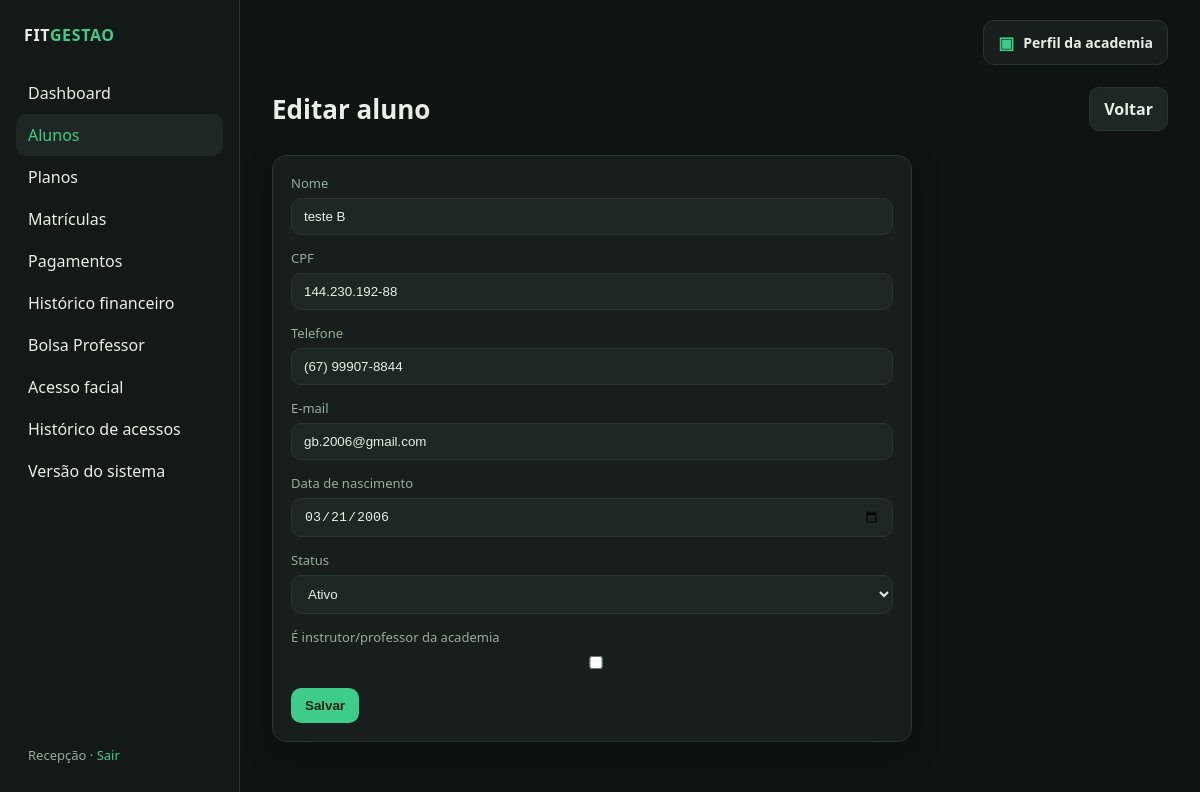
The page /alunos/1/editar (signed in) on the database its author committed.
### app/models.py (models this page shows)
class User(UserMixin, db.Model):
    id = db.Column(db.Integer, primary_key=True)
    username = db.Column(db.String(80), unique=True, nullable=False)
    name = db.Column(db.String(120), nullable=False)
    password_hash = db.Column(db.String(255), nullable=False)
    payments = db.relationship("Payment", backref="registered_by", lazy=True)

class Student(db.Model):
    id = db.Column(db.Integer, primary_key=True)
    name = db.Column(db.String(120), nullable=False)
    document = db.Column(db.String(20), unique=True, nullable=False)
    phone = db.Column(db.String(30), nullable=True)
    email = db.Column(db.String(120), nullable=True)
    birth_date = db.Column(db.Date, nullable=True)
    status = db.Column(db.String(20), nullable=False, default="ativo")
    is_instructor = db.Column(db.Boolean, nullable=False, default=False)
    controlid_user_id = db.Column(db.Integer, unique=True, nullable=True)
    face_registered = db.Column(db.Boolean, nullable=False, default=False)
    created_at = db.Column(db.DateTime, server_default=db.func.now())
    enrollments = db.relationship(
        "Enrollment", backref="student", lazy=True, order_by="Enrollment.start_date.desc()"
    )

### app/routes/students.py (the view, shortened to what this page needs)
@bp.route("/<int:student_id>/editar", methods=["GET", "POST"])
@login_required
def edit(student_id):
    student = Student.query.get_or_404(student_id)
    form = StudentForm(obj=student)
    return render_template(
        "students/form.html", form=form, title="Editar aluno", student=student
    )

### app/forms.py
class StudentForm(FlaskForm):
    name = StringField("Nome", validators=[DataRequired(), Length(max=120)])
    document = StringField("CPF", validators=[DataRequired(), Length(max=20)])
    phone = StringField("Telefone", validators=[Optional(), Length(max=30)])
    email = StringField("E-mail", validators=[Optional(), Email(), Length(max=120)])
    birth_date = DateField("Data de nascimento", validators=[Optional()])
    status = SelectField(
        "Status",
        choices=[("ativo", "Ativo"), ("inativo", "Inativo")],
        default="ativo",
    )
    is_instructor = BooleanField("É instrutor/professor da academia")

### app/templates/students/form.html (shortened to what this page needs)
{% extends "base.html" %}
{% block content %}
<div class="topbar">
  <h1>{{ title }}</h1>
  <a class="btn secondary" href="{{ url_for('students.list_students') }}">Voltar</a>
</div>
<div class="card" style="max-width:640px">
  <form method="post">
    {% for field in [form.name, form.document, form.phone, form.email, form.birth_date, form.status, form.is_instructor] %}
    <div class="field">
      {{ field.label }}
      {{ field() }}
    </div>
    {% endfor %}
    <button class="btn" type="submit">Salvar</button>
  </form>
</div>
{% endblock %}

### app/templates/base.html (shortened to what this page needs)
<!doctype html>
<html lang="pt-BR">
<head>
  <link rel="stylesheet" href="{{ url_for('static', filename='css/style.css') }}">
</head>
<body>
<div class="layout">
  <aside class="sidebar">
    <p class="brand">FIT<span>GESTAO</span></p>
    <nav class="nav">
      <a href="{{ url_for('dashboard.index') }}" class="{{ 'active' if request.endpoint == 'dashboard.index' }}">Dashboard</a>
      <a href="{{ url_for('students.list_students') }}" class="{{ 'active' if request.endpoint and request.endpoint.startswith('students.') }}">Alunos</a>
      <a href="{{ url_for('plans.list_plans') }}" class="{{ 'active' if request.endpoint and request.endpoint.startswith('plans.') }}">Planos</a>
      <a href="{{ url_for('enrollments.list_enrollments') }}" class="{{ 'active' if request.endpoint and request.endpoint.startswith('enrollments.') }}">Matrículas</a>
      <a href="{{ url_for('payments.list_payments') }}" class="{{ 'active' if request.endpoint and request.endpoint.startswith('payments.') }}">Pagamentos</a>
      <a href="{{ url_for('payments.history') }}" class="{{ 'active' if request.endpoint == 'payments.history' }}">Histórico financeiro</a>
      <a href="{{ url_for('scholarships.index') }}" class="{{ 'active' if request.endpoint and request.endpoint.startswith('scholarships.') }}">Bolsa Professor</a>
      <a href="{{ url_for('facial_access.index') }}" class="{{ 'active' if request.endpoint == 'facial_access.index' }}">Acesso facial</a>
      <a href="{{ url_for('facial_access.history') }}" class="{{ 'active' if request.endpoint == 'facial_access.history' }}">Histórico de acessos</a>
      <a href="{{ url_for('system.version') }}" class="{{ 'active' if request.endpoint == 'system.version' }}">Versão do sistema</a>
    </nav>
    <div class="user">
      {{ current_user.name }} · <a href="{{ url_for('auth.logout') }}">Sair</a>
    </div>
  </aside>
  <main class="main">
    <div class="main-top-actions">
      <a class="academy-profile-link {{ 'active' if request.endpoint and request.endpoint.startswith('academy.') }}"
         href="{{ url_for('academy.profile') }}">
        <span class="academy-profile-icon">▣</span>
        <span>Perfil da academia</span>
      </a>
    </div>
    {% block content %}{% endblock %}
  </main>
</div>
</body>
</html>

### app/static/css/style.css (style rules this page uses)
:root { --bg: #0f1412; --panel: #171e1b; --panel-2: #1e2723; --line: #2a3530; --text: #e8eee9; --muted: #9aaba1; --accent: #3dcc8a; --accent-dim: #1f6f4d; --danger: #e05a5a; --warn: #e0b45a; --info: #5aa8e0; --radius: 14px; --shadow: 0 10px 30px rgba(0, 0, 0, 0.28); font-family: "Segoe UI", system-ui, sans-serif; }
* { box-sizing: border-box; }
html, body { margin: 0; min-height: 100%; background: var(--bg); color: var(--text); }
a { color: var(--accent); text-decoration: none; }
.layout { display: grid; grid-template-columns: 240px 1fr; min-height: 100vh; }
.sidebar { background: #121916; border-right: 1px solid var(--line); padding: 24px 16px; display: flex; flex-direction: column; gap: 8px; }
.brand { font-weight: 700; letter-spacing: 0.04em; margin: 0 8px 18px; }
.brand span { color: var(--accent); }
.nav a { display: block; color: var(--text); padding: 10px 12px; border-radius: 10px; text-decoration: none; }
.nav a:hover, .nav a.active { background: var(--panel-2); color: var(--accent); }
.sidebar .user { margin-top: auto; color: var(--muted); font-size: 13px; padding: 12px; }
.main { padding: 28px 32px 48px; }
.topbar { display: flex; justify-content: space-between; align-items: center; gap: 16px; margin-bottom: 24px; }
h1 { margin: 0; font-size: 26px; }
.card { background: var(--panel); border: 1px solid var(--line); border-radius: var(--radius); padding: 18px; box-shadow: var(--shadow); }
input, select, textarea { background: var(--panel-2); border: 1px solid var(--line); color: var(--text); border-radius: 10px; padding: 10px 12px; width: 100%; }
label { display: block; margin-bottom: 6px; color: var(--muted); font-size: 13px; }
.field { margin-bottom: 14px; }
.btn { display: inline-flex; align-items: center; justify-content: center; background: var(--accent); color: #062015; font-weight: 700; border: 0; border-radius: 10px; padding: 10px 14px; cursor: pointer; text-decoration: none; }
.btn.secondary { background: var(--panel-2); color: var(--text); border: 1px solid var(--line); }
.main-top-actions { display: flex; justify-content: flex-end; margin: -8px 0 22px; }
.academy-profile-link { display: inline-flex; align-items: center; gap: 9px; padding: 10px 14px; border: 1px solid var(--line); border-radius: 11px; background: var(--panel); color: var(--text); font-size: 14px; font-weight: 600; text-decoration: none; }
.academy-profile-icon { color: var(--accent); font-size: 17px; }

### rows shown on the page
User: name "Recepção"
Student: name "teste B" "144.230.192-88" "(67) 99907-8844" "gb.2006@gmail.com" "03/21/2006" "Ativo"

### other values the page prints
{{ title }} "Editar aluno"
{{ field.label }} "Nome" "CPF" "Telefone" "E-mail" "Data de nascimento" "Status" "É instrutor/professor da academia"
